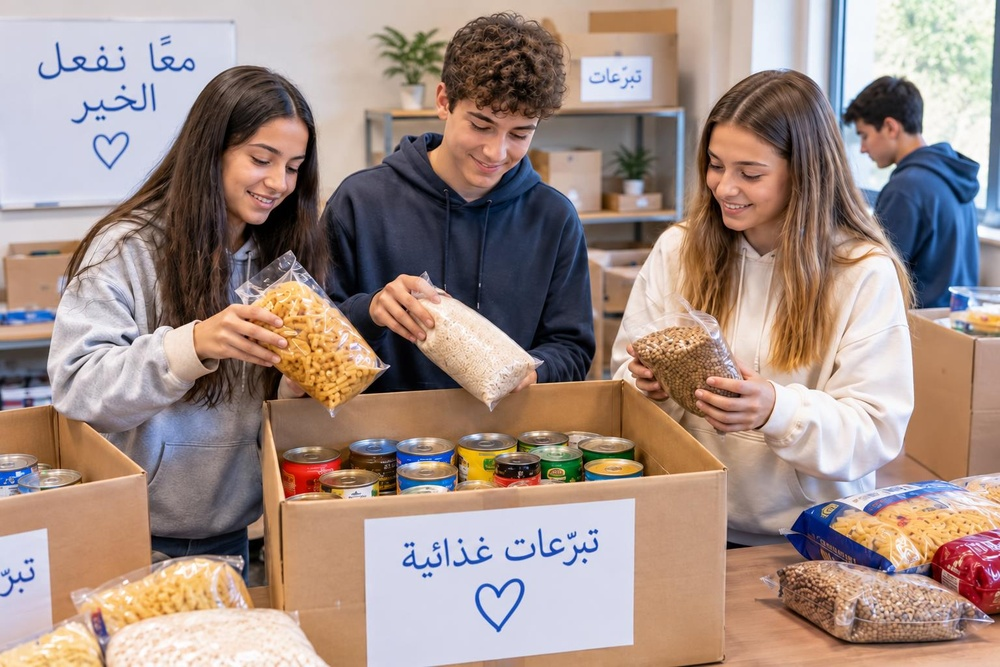
#> input picture methodica-ar-math-ratio-06-01/assets/img/hook-dry-goods.jpg, 1000 x 667 px, shrunk from 1536 x 1024 before the run
$ python -i png_key_bg.py   (imports and definitions only)
#> lines starting #> are read from the running program, lines starting #| are printed output that depends on the picture; after the words box and inside, x2 and y2 are one past the last pixel; in counts of white or black regions, pixels touching at a corner belong together
#!/usr/bin/env python3
# -*- coding: utf-8 -*-
"""Give a flat render on a studio card a real alpha channel.

Same rule as the clip pipeline (memory: 720-clip-background-removal): remove
ONLY the background, and find it by a FLOOD FILL seeded from the image border —
never by a global "everything light is background" test, which punches holes
through the subject's own light parts (eyes, teeth, highlights) because those
are enclosed by dark features and a border-seeded fill cannot reach them.

The card is not always white: these renders arrive on a soft grey (measured
218,219,219). The seed colour is therefore READ from the border, not assumed,
and the filled region is unpremultiplied against it so the contact shadow fades
out instead of being cut to a hard silhouette.

    python3 png_key_bg.py in.png out.png [--tol 26] [--feather 1]
"""
import sys
import numpy as np
from PIL import Image
from collections import deque


def key(src, dst, tol=26.0, feather=1):
#> called with dst = 'out.png', tol = 26, feather = 1
    im = Image.open(src).convert("RGB")
#> im is the input picture: PIL image 1000x667 RGB; mean R, G, B 162.4, 142.2, 134
    a = np.asarray(im).astype(np.float64)
    h, w, _ = a.shape
#> h = 667; w = 1000

    # the card colour is whatever the border actually is
    border = np.concatenate([a[0, :], a[-1, :], a[:, 0], a[:, -1]])
    bg = np.median(border, axis=0)
#> bg = [209, 190, 174]

    # the card is a noisy render, not a flat colour — threshold a slightly
    # blurred copy so grain does not stop the fill two pixels in (it left 22%
    # of the card opaque and speckled the first time)
    from PIL import ImageFilter
    sm = np.asarray(Image.fromarray(a.astype(np.uint8), "RGB")
                    .filter(ImageFilter.GaussianBlur(1.6))).astype(np.float64)
    near = (np.abs(sm - bg).max(axis=2) <= tol)
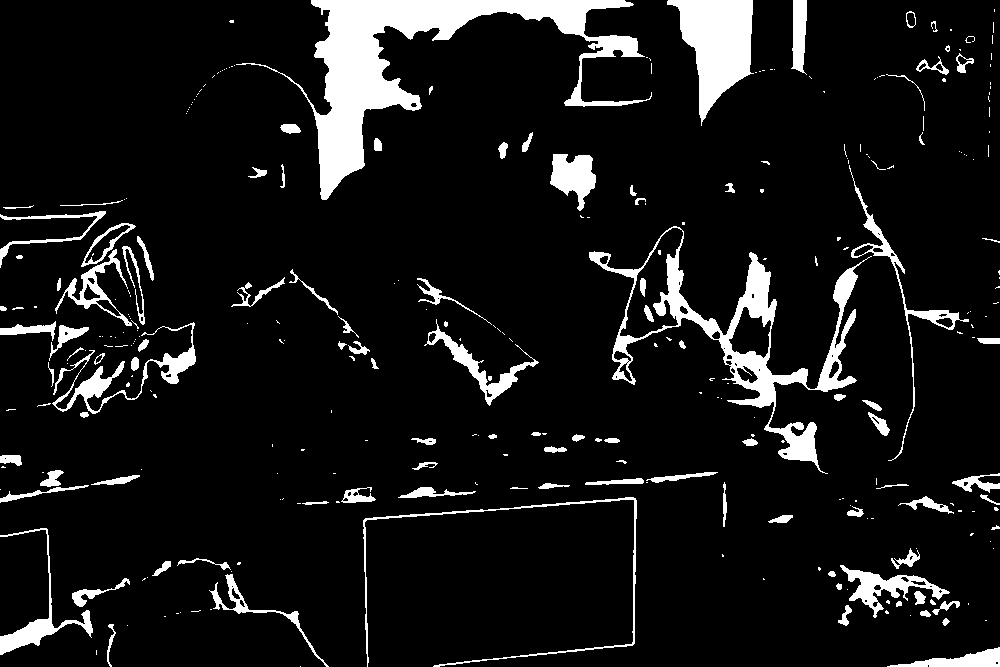
#> near: shape (667, 1000) bool; 9.2% white; 305 white regions (196 under 20 px), largest, box (x1, y1, x2, y2) and area: (236, 0, 652, 200) 17622, (589, 226, 872, 474) 9841, (667, 0, 754, 126) 5929

    # flood from every border pixel that is already near the card colour
    seen = np.zeros((h, w), bool)
    q = deque()
    for x in range(w):
        for y in (0, h - 1):
            if near[y, x] and not seen[y, x]:
                seen[y, x] = True; q.append((y, x))
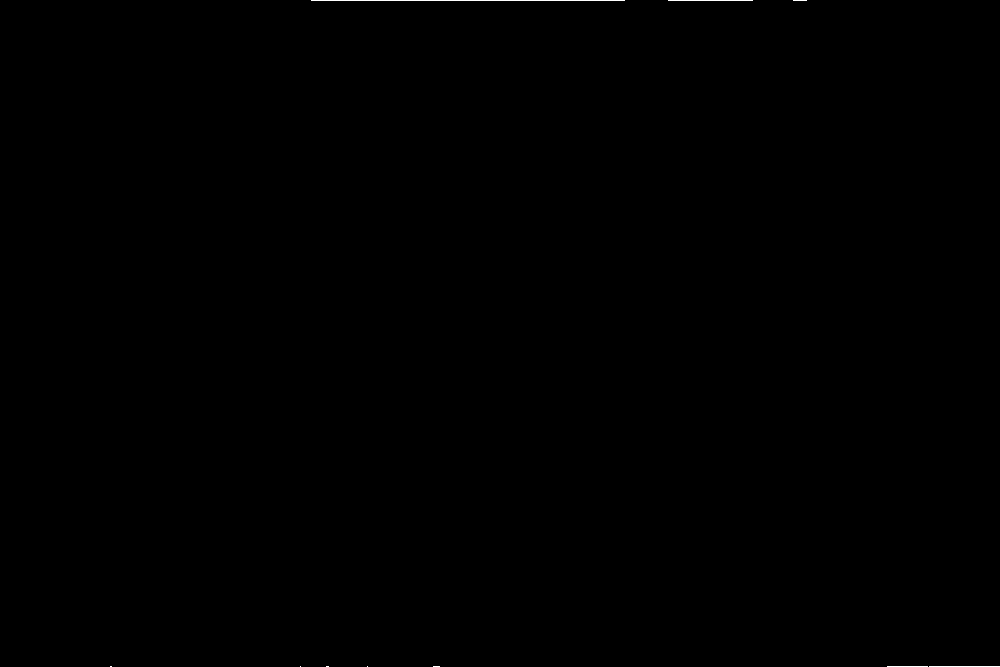
#> seen: shape (667, 1000) bool; 0.08% white in thin lines or dots, all inside (x1, y1, x2, y2) = (110, 0, 1000, 667)
    for y in range(h):
        for x in (0, w - 1):
            if near[y, x] and not seen[y, x]:
                seen[y, x] = True; q.append((y, x))
#> seen: shape (667, 1000) bool; 0.1% white in thin lines or dots
    while q:
        y, x = q.popleft()
        for dy, dx in ((1, 0), (-1, 0), (0, 1), (0, -1)):
            ny, nx = y + dy, x + dx
            if 0 <= ny < h and 0 <= nx < w and near[ny, nx] and not seen[ny, nx]:
                seen[ny, nx] = True; q.append((ny, nx))
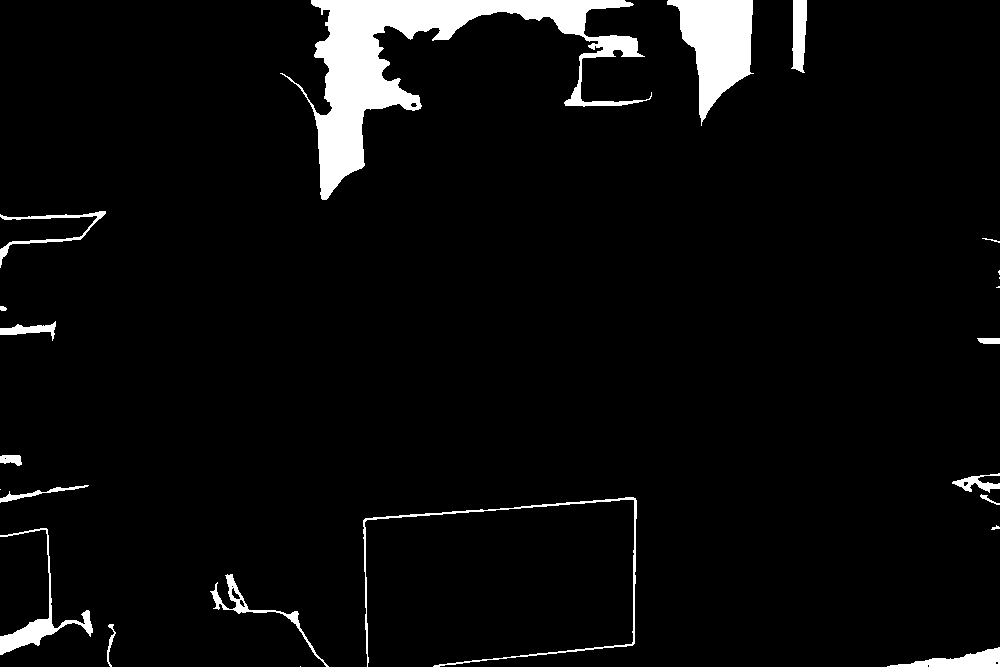
#> seen: shape (667, 1000) bool; 4.8% white; 23 white regions (5 under 20 px), largest, box (x1, y1, x2, y2) and area: (280, 0, 652, 200) 17559, (667, 0, 754, 126) 5929, (363, 497, 637, 667) 1610

    alpha = np.ones((h, w))
    # Unpremultiply the filled region against the card. A straight dist/tol ramp
    # leaves the render's GRAIN partly opaque (alpha ~0.35 everywhere), which
    # reads as speckle on any tinted surface — so everything within `core` of
    # the card goes fully transparent and only the band beyond it ramps, which
    # is where the contact shadow lives.
    core = 0.55 * tol
    dist = np.abs(sm - bg).max(axis=2)
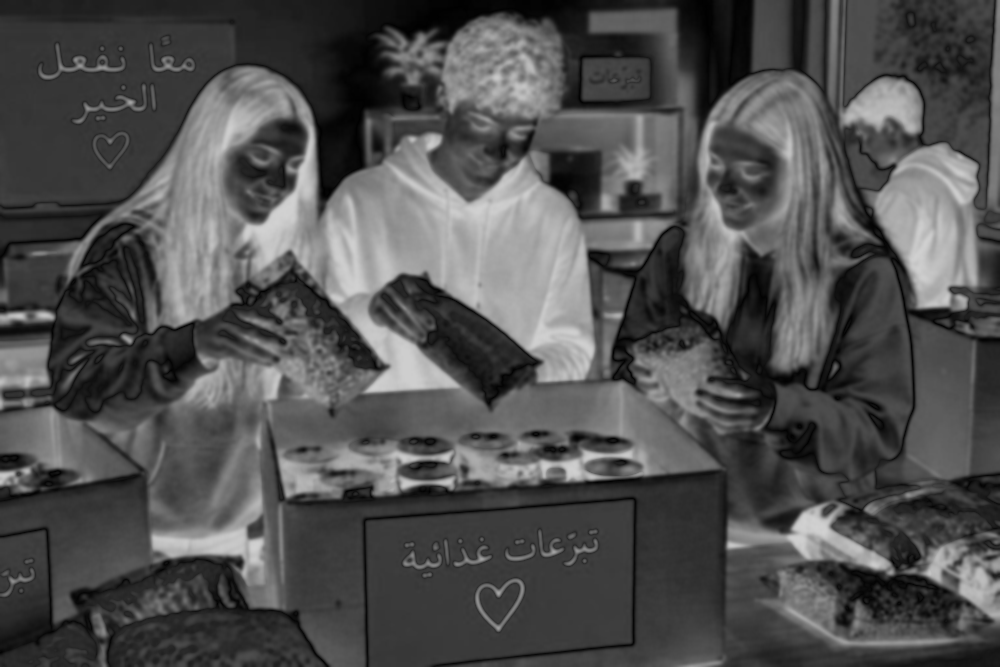
#> dist: shape (667, 1000) float64; min 0, max 209, mean 80.1
    alpha[seen] = np.clip((dist[seen] - core) / max(tol - core, 1.0), 0.0, 1.0)
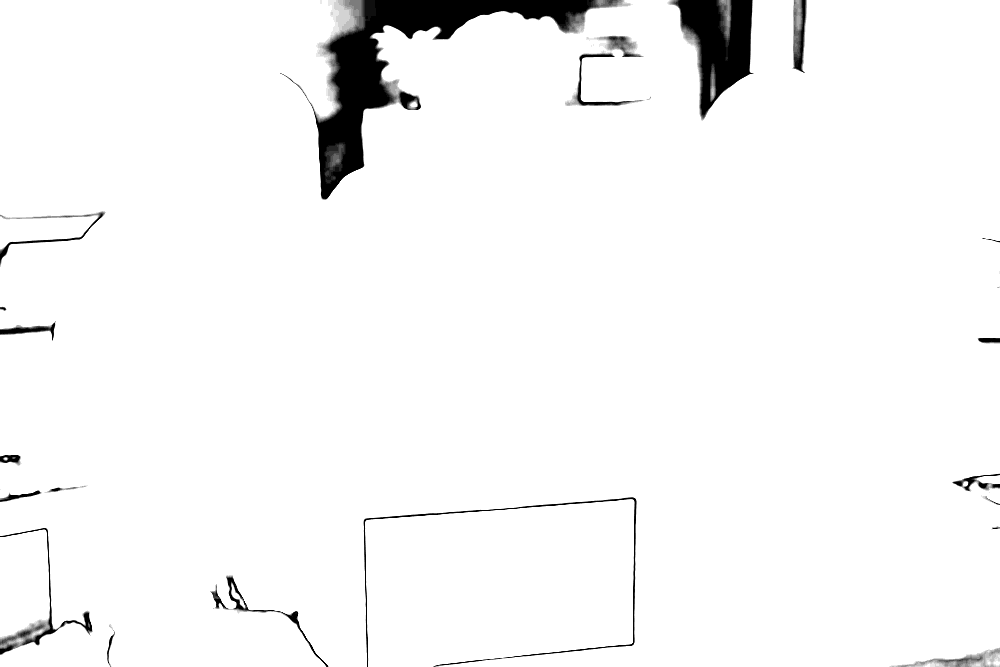
#> alpha: shape (667, 1000) float64; min 0, max 1, mean 0.964

    if feather:
        from PIL import ImageFilter
        m = Image.fromarray((alpha * 255).astype(np.uint8), "L")
        alpha = np.asarray(m.filter(ImageFilter.GaussianBlur(feather))).astype(np.float64) / 255.0

    out = np.dstack([a, alpha * 255.0]).astype(np.uint8)
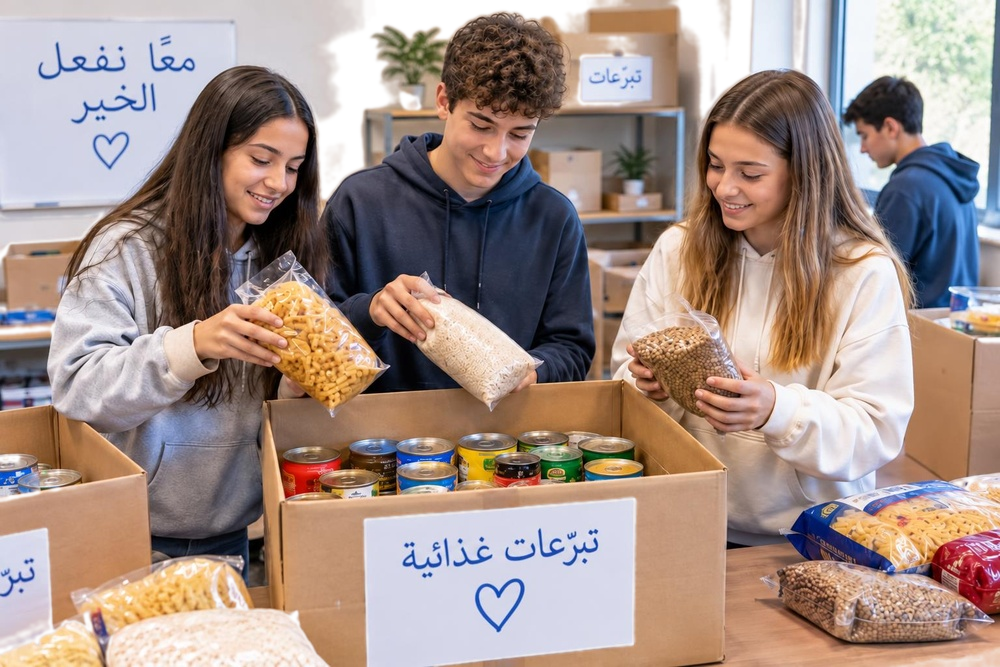
#> out: shape (667, 1000, 4); mean R, G, B, A 162.4, 142.2, 134, 245.9; transparent parts drawn white
    Image.fromarray(out, "RGBA").save(dst)
    print(f"{dst}: card={bg.astype(int).tolist()} transparent={100*seen.mean():.1f}%")
#| out.png: card=[209, 190, 174] transparent=4.8%


# [4 lines not run here, left out]

>>> result = key('../methodica-ar-math-ratio-06-01/assets/img/hook-dry-goods.jpg', 'out.png')
